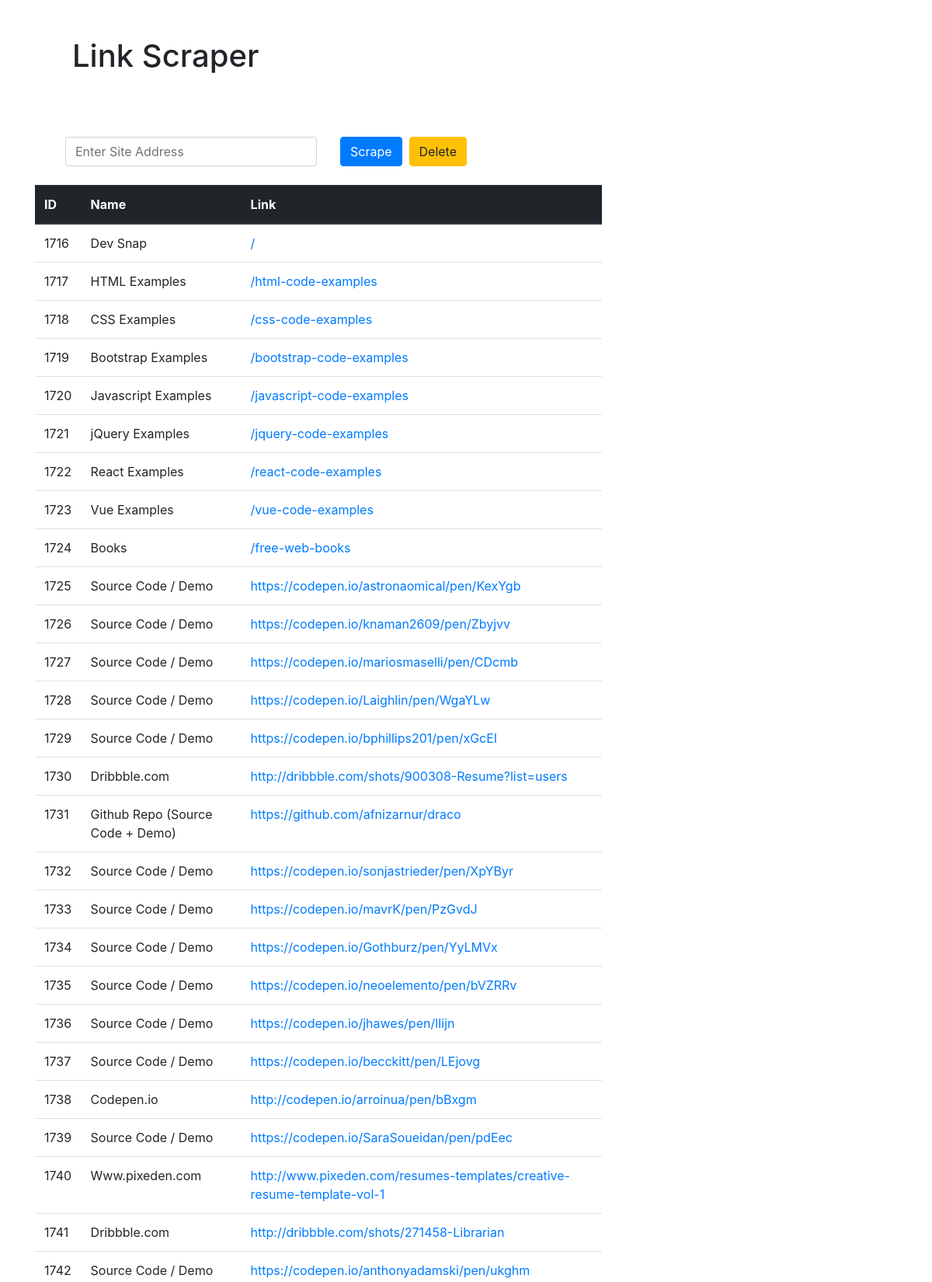
The page / (upper part) on the database its author committed.
### myapp/models.py (models this page shows, shortened)
class Link(models.Model):
    address = models.CharField(max_length=1000,null=True,blank=True)
    name = models.CharField(max_length=1000, null=True, blank=True)

### myapp/views.py (the view)
# urls.py: path('', views.scrape,name="scrape"),
def scrape(request):
    if request.method == "POST":
        site = request.POST.get('site','')
        page = requests.get(site)
        soup = BeautifulSoup(page.text,'html.parser')
        for link in soup.find_all('a'):
            link_address = (link.get('href'))
            link_text = link.string
            Link.objects.create(address=link_address,name=link_text)
        return HttpResponseRedirect('/')
    else:
        data = Link.objects.all()
    return render(request,'myapp/result.html',{'data':data})

### myapp/templates/myapp/result.html (shortened to what this page needs)
<!DOCTYPE html>
<html lang="en">
<head>
    <link rel="stylesheet" href="https://cdn.jsdelivr.net/npm/bootstrap@4.0.0/dist/css/bootstrap.min.css">
</head>
<body>
    <div class="container">
        <div class="row">
            <div class="col-md-12 m-5">
                <h1>Link Scraper</h1>
            </div>
        </div>
        <div class="row m-4">
            <div class="col-md-4">
                <form method="POST" action="/">
                    <input class="form-control" id="site" name="site" placeholder="Enter Site Address">
                </div>
                <div class="col-md-1">
                    <button class="btn btn-primary" type="submit">Scrape</button>
                </div>
            <div class="col-md-7">
                <a class="btn btn-warning" href="/delete">Delete</a>
            </div>
        </div>
        <div class="row">
            <div class="col-md-8">
                <table class="table">
                    <thead class="thead-dark">
                        <tr>
                            <th scope="col">ID</th>
                            <th scope="col">Name</th>
                            <th scope="col">Link</th>
                        </tr>
                    </thead>
                    <tbody>
                        {% for link in data %}
                        <tr>
                            <td>{{ link.id }}</td>
                            <td>{{ link.name }}</td>
                            <td><a href="{{ link.address }}">{{ link.address }}</a> </td>
                        </tr>
                        {% endfor %}
                    </tbody>
                </table>
            </div>
        </div>
    </div>
</body>
</html>

### rows shown on the page
Link: id "1716", name "Dev Snap", address "/"
Link: id "1717", name "HTML Examples", address "/html-code-examples"
Link: id "1718", name "CSS Examples", address "/css-code-examples"
Link: id "1719", name "Bootstrap Examples", address "/bootstrap-code-examples"
Link: id "1720", name "Javascript Examples", address "/javascript-code-examples"
Link: id "1721", name "jQuery Examples", address "/jquery-code-examples"
Link: id "1722", name "React Examples", address "/react-code-examples"
Link: id "1723", name "Vue Examples", address "/vue-code-examples"
Link: id "1724", name "Books", address "/free-web-books"
Link: id "1725", name "Source Code / Demo", address "https://codepen.io/astronaomical/pen/KexYgb"
Link: id "1726", name "Source Code / Demo", address "https://codepen.io/knaman2609/pen/Zbyjvv"
Link: id "1727", name "Source Code / Demo", address "https://codepen.io/mariosmaselli/pen/CDcmb"
Link: id "1728", name "Source Code / Demo", address "https://codepen.io/Laighlin/pen/WgaYLw"
Link: id "1729", name "Source Code / Demo", address "https://codepen.io/bphillips201/pen/xGcEI"
Link: id "1730", name "Dribbble.com", address "http://dribbble.com/shots/900308-Resume?list=users"
Link: id "1731", name "Github Repo (Source Code + Demo)", address "https://github.com/afnizarnur/draco"
Link: id "1732", name "Source Code / Demo", address "https://codepen.io/sonjastrieder/pen/XpYByr"
Link: id "1733", name "Source Code / Demo", address "https://codepen.io/mavrK/pen/PzGvdJ"
Link: id "1734", name "Source Code / Demo", address "https://codepen.io/Gothburz/pen/YyLMVx"
Link: id "1735", name "Source Code / Demo", address "https://codepen.io/neoelemento/pen/bVZRRv"
Link: id "1736", name "Source Code / Demo", address "https://codepen.io/jhawes/pen/lIijn"
Link: id "1737", name "Source Code / Demo", address "https://codepen.io/becckitt/pen/LEjovg"
Link: id "1738", name "Codepen.io", address "http://codepen.io/arroinua/pen/bBxgm"
Link: id "1739", name "Source Code / Demo", address "https://codepen.io/SaraSoueidan/pen/pdEec"
Link: id "1740", name "Www.pixeden.com", address "http://www.pixeden.com/resumes-templates/creative-resume-template-vol-1"
Link: id "1741", name "Dribbble.com", address "http://dribbble.com/shots/271458-Librarian"
Link: id "1742", name "Source Code / Demo", address "https://codepen.io/anthonyadamski/pen/ukghm"
